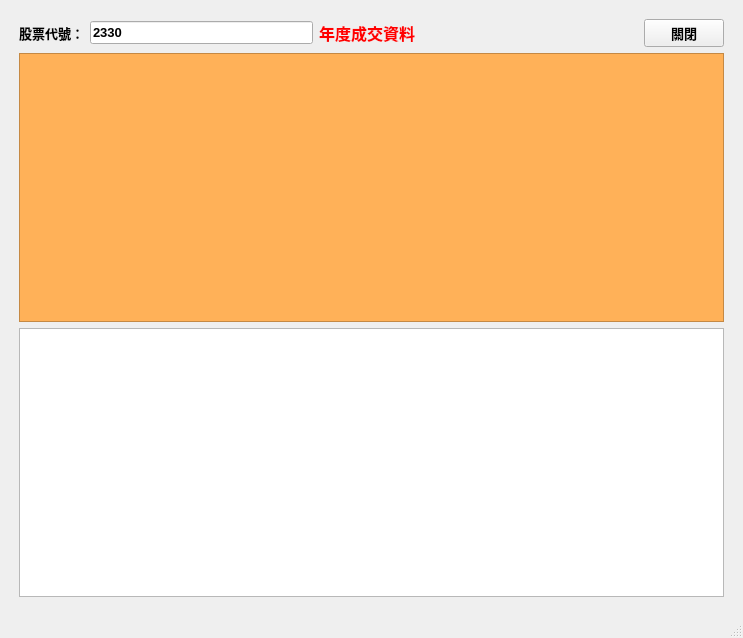
<?xml version="1.0" encoding="UTF-8"?>
<ui version="4.0">
 <class>MainWindow</class>
 <widget class="QMainWindow" name="MainWindow">
  <property name="geometry">
   <rect>
    <x>0</x>
    <y>0</y>
    <width>743</width>
    <height>638</height>
   </rect>
  </property>
  <property name="windowTitle">
   <string>MainWindow</string>
  </property>
  <widget class="QWidget" name="centralwidget">
   <layout class="QVBoxLayout" name="verticalLayout_2">
    <item>
     <layout class="QVBoxLayout" name="verticalLayout">
      <property name="leftMargin">
       <number>10</number>
      </property>
      <property name="topMargin">
       <number>10</number>
      </property>
      <property name="rightMargin">
       <number>10</number>
      </property>
      <property name="bottomMargin">
       <number>10</number>
      </property>
      <item>
       <layout class="QHBoxLayout" name="horizontalLayout">
        <item>
         <widget class="QLabel" name="label">
          <property name="font">
           <font>
            <pointsize>10</pointsize>
            <bold>true</bold>
           </font>
          </property>
          <property name="text">
           <string>股票代號：</string>
          </property>
         </widget>
        </item>
        <item>
         <widget class="QLineEdit" name="lineEdit_stock_no">
          <property name="font">
           <font>
            <pointsize>10</pointsize>
            <bold>true</bold>
           </font>
          </property>
          <property name="text">
           <string>2330</string>
          </property>
         </widget>
        </item>
        <item>
         <widget class="QLabel" name="label_name">
          <property name="font">
           <font>
            <pointsize>12</pointsize>
            <bold>true</bold>
           </font>
          </property>
          <property name="styleSheet">
           <string notr="true">color: rgb(255, 0, 0);</string>
          </property>
          <property name="text">
           <string>年度成交資料</string>
          </property>
         </widget>
        </item>
        <item>
         <spacer name="horizontalSpacer">
          <property name="orientation">
           <enum>Qt::Horizontal</enum>
          </property>
          <property name="sizeHint" stdset="0">
           <size>
            <width>40</width>
            <height>20</height>
           </size>
          </property>
         </spacer>
        </item>
        <item>
         <widget class="QPushButton" name="pBut_exit">
          <property name="font">
           <font>
            <pointsize>10</pointsize>
            <bold>true</bold>
           </font>
          </property>
          <property name="text">
           <string>關閉</string>
          </property>
         </widget>
        </item>
       </layout>
      </item>
      <item>
       <widget class="QTableView" name="tableView">
        <property name="styleSheet">
         <string notr="true">background-color: rgb(255, 177, 88);</string>
        </property>
       </widget>
      </item>
      <item>
       <widget class="PlotWidget" name="graphicsView"/>
      </item>
     </layout>
    </item>
   </layout>
  </widget>
  <widget class="QMenuBar" name="menubar">
   <property name="geometry">
    <rect>
     <x>0</x>
     <y>0</y>
     <width>743</width>
     <height>22</height>
    </rect>
   </property>
  </widget>
  <widget class="QStatusBar" name="statusbar"/>
 </widget>
 <customwidgets>
  <customwidget>
   <class>PlotWidget</class>
   <extends>QGraphicsView</extends>
   <header>pyqtgraph</header>
  </customwidget>
 </customwidgets>
 <resources/>
 <connections/>
</ui>
